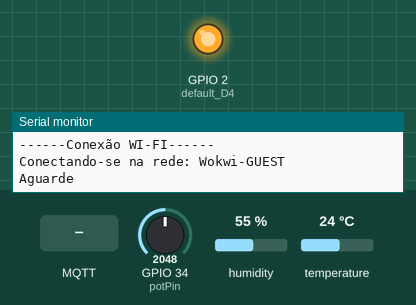
The sketch below on a simulated ESP32. Parts: output pins drawn as LEDs (lit = HIGH), the last lines printed to the serial monitor. Inputs (shaded band) come from the test bench; at power-on: GPIO 34 (potPin) = 2048, humidity 55 %, temperature 24 °C. WiFi joins after 1.5 s; servers stay silent unless stated; no MQTT or app messages arrive unless stated.

Above: at 0.1 s.
At 7.7 s:
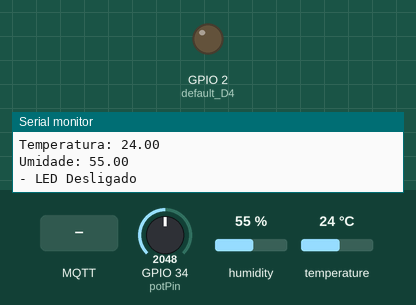
7.8 s: MQTT message "1" arrives on the first subscribed topic
10.0 s: MQTT message "on" arrives on the first subscribed topic
12.0 s: MQTT message "off" arrives on the first subscribed topic
Timing chart, 0 to 15.0 s (numbered marks = the images above; inputs shaded):
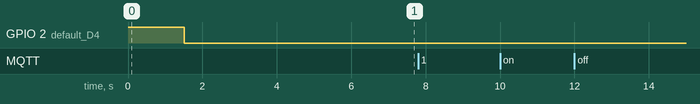

The sketch:

code.ino
```cpp
//Autor: Fábio Henrique Cabrini
//Resumo: Esse programa possibilita ligar e desligar o led onboard, além de mandar o status para o Broker MQTT possibilitando o Helix saber
//se o led está ligado ou desligado.
//Revisões:
//Rev1: 26-08-2023 Código portado para o ESP32 e para realizar a leitura de luminosidade e publicar o valor em um tópico aprorpiado do broker
//Autor Rev1: Lucas Demetrius Augusto
//Rev2: 28-08-2023 Ajustes para o funcionamento no FIWARE Descomplicado
//Autor Rev2: Fábio Henrique Cabrini
//Rev3: 1-11-2023 Refinamento do código e ajustes para o funcionamento no FIWARE Descomplicado
//Autor Rev3: Fábio Henrique Cabrini
#include <WiFi.h>
#include <PubSubClient.h>
#include <DHT.h>

// Configurações do DHT
#define DHTPIN 4          // Pino onde o sensor DHT está conectado
#define DHTTYPE DHT22     // Tipo do sensor DHT
DHT dht(DHTPIN, DHTTYPE); // Instancia o objeto DHT

// Configurações - variáveis editáveis
const char* default_SSID = "Wokwi-GUEST"; // Nome da rede Wi-Fi
const char* default_PASSWORD = ""; // Senha da rede Wi-Fi
const char* default_BROKER_MQTT = "104.41.55.114"; // IP do Broker MQTT
const int default_BROKER_PORT = 1883; // Porta do Broker MQTT
const char* default_TOPICO_SUBSCRIBE = "/TEF/fimt003/cmd"; // Tópico MQTT para escuta
const char* default_TOPICO_PUBLISH_1 = "/TEF/fimt003/attrs"; // Tópico para envio de informações
const char* default_TOPICO_PUBLISH_2 = "/TEF/fimt003/attrs/l"; // Tópico para luminosidade
const char* default_TOPICO_PUBLISH_3 = "/TEF/fimt003/attrs/h"; // Tópico para umidade
const char* default_TOPICO_PUBLISH_4 = "/TEF/fimt003/attrs/t"; // Tópico para temperatura
const char* default_ID_MQTT = "fiware_003"; // ID do cliente MQTT
const int default_D4 = 2; // Pino do LED onboard

WiFiClient espClient; // Cliente Wi-Fi
PubSubClient MQTT(espClient); // Cliente MQTT
char EstadoSaida = '0'; // Estado do LED (0 = desligado, 1 = ligado)

void initSerial() {
    Serial.begin(115200); // Inicializa a comunicação serial
}

void initWiFi() {
    delay(10);
    Serial.println("------Conexão WI-FI------");
    Serial.print("Conectando-se na rede: ");
    Serial.println(default_SSID);
    Serial.println("Aguarde");
    reconectWiFi(); // Chama a função para conectar ao Wi-Fi
}

void initMQTT() {
    MQTT.setServer(default_BROKER_MQTT, default_BROKER_PORT); // Configura o broker MQTT
    MQTT.setCallback(mqtt_callback); // Define a função de callback para mensagens recebidas
}

void InitOutput() {
    pinMode(default_D4, OUTPUT); // Configura o pino do LED como saída
    digitalWrite(default_D4, HIGH); // Garante que o LED inicie desligado
}

void setup() {
    InitOutput(); // Inicializa a saída do LED
    initSerial(); // Inicializa a comunicação serial
    initWiFi(); // Conecta ao Wi-Fi
    initMQTT(); // Inicializa a conexão MQTT
    dht.begin(); // Inicializa o sensor DHT
    delay(5000);
    MQTT.publish(default_TOPICO_PUBLISH_1, "s|on"); // Publica estado inicial no tópico
}

void loop() {
    VerificaConexoesWiFIEMQTT(); // Verifica as conexões Wi-Fi e MQTT
    EnviaEstadoOutputMQTT(); // Envia o estado do LED via MQTT
    handleLuminosity(); // Lê e publica o valor de luminosidade
    handleDHT(); // Lê e publica temperatura e umidade
    MQTT.loop(); // Mantém a conexão MQTT ativa
}

void reconectWiFi() {
    if (WiFi.status() == WL_CONNECTED) // Verifica se já está conectado
        return;
    WiFi.begin(default_SSID, default_PASSWORD); // Conecta à rede Wi-Fi
    while (WiFi.status() != WL_CONNECTED) {
        delay(100);
        Serial.print("."); // Indicador de conexão
    }
    Serial.println();
    Serial.println("Conectado com sucesso na rede ");
    Serial.print(default_SSID);
    Serial.println(" IP obtido: ");
    Serial.println(WiFi.localIP()); // Exibe o IP obtido
    digitalWrite(default_D4, LOW); // Liga o LED para indicar conexão
}

void mqtt_callback(char* topic, byte* payload, unsigned int length) {
    String msg;
    for (int i = 0; i < length; i++) {
        char c = (char)payload[i];
        msg += c; // Constrói a mensagem recebida
    }
    Serial.print("- Mensagem recebida: ");
    Serial.println(msg);

    // Compara a mensagem recebida para controle do LED
    String onTopic = String("fimt003@on|");
    String offTopic = String("fimt003@off|");

    if (msg.equals(onTopic)) {
        digitalWrite(default_D4, HIGH); // Liga o LED
        EstadoSaida = '1'; // Atualiza estado
    }

    if (msg.equals(offTopic)) {
        digitalWrite(default_D4, LOW); // Desliga o LED
        EstadoSaida = '0'; // Atualiza estado
    }
}

void VerificaConexoesWiFIEMQTT() {
    if (!MQTT.connected()) // Verifica se está conectado ao MQTT
        reconnectMQTT();
    reconectWiFi(); // Verifica conexão Wi-Fi
}

void EnviaEstadoOutputMQTT() {
    // Envia o estado atual do LED via MQTT
    if (EstadoSaida == '1') {
        MQTT.publish(default_TOPICO_PUBLISH_1, "s|on");
        Serial.println("- LED Ligado");
    } else if (EstadoSaida == '0') {
        MQTT.publish(default_TOPICO_PUBLISH_1, "s|off");
        Serial.println("- LED Desligado");
    }

    delay(1000); // Aguarda antes de enviar novamente
}

void handleLuminosity() {
    const int potPin = 34; // Pino do sensor de luminosidade
    int sensorValue = analogRead(potPin); // Lê valor analógico
    int luminosity = map(sensorValue, 0, 4095, 0, 100); // Mapeia para percentual
    String mensagem = String(luminosity);
    Serial.print("Valor da luminosidade: ");
    Serial.println(mensagem.c_str());
    MQTT.publish(default_TOPICO_PUBLISH_2, mensagem.c_str()); // Publica luminosidade
}

void handleDHT() {
    float humidity = dht.readHumidity(); // Lê umidade
    float temperature = dht.readTemperature(); // Lê temperatura

    // Verifica se a leitura falhou
    if (isnan(humidity) || isnan(temperature)) {
        Serial.println("Falha ao ler do DHT!");
        return;
    }

    Serial.print("Temperatura: ");
    Serial.println(temperature);
    Serial.print("Umidade: ");
    Serial.println(humidity);

    // Publica temperatura e umidade
    MQTT.publish(default_TOPICO_PUBLISH_4, String(temperature).c_str());
    MQTT.publish(default_TOPICO_PUBLISH_3, String(humidity).c_str());
}

void reconnectMQTT() {
    // Tenta reconectar ao broker MQTT
    while (!MQTT.connected()) {
        Serial.print("* Tentando se conectar ao Broker MQTT: ");
        Serial.println(default_BROKER_MQTT);
        if (MQTT.connect(default_ID_MQTT)) {
            Serial.println("Conectado com sucesso ao broker MQTT!");
            MQTT.subscribe(default_TOPICO_SUBSCRIBE); // Inscreve no tópico
        } else {
            Serial.println("Falha ao reconectar no broker.");
            Serial.println("Haverá nova tentativa de conexão em 2s");
            delay(2000); // Aguarda antes da nova tentativa
        }
    }
}
```
